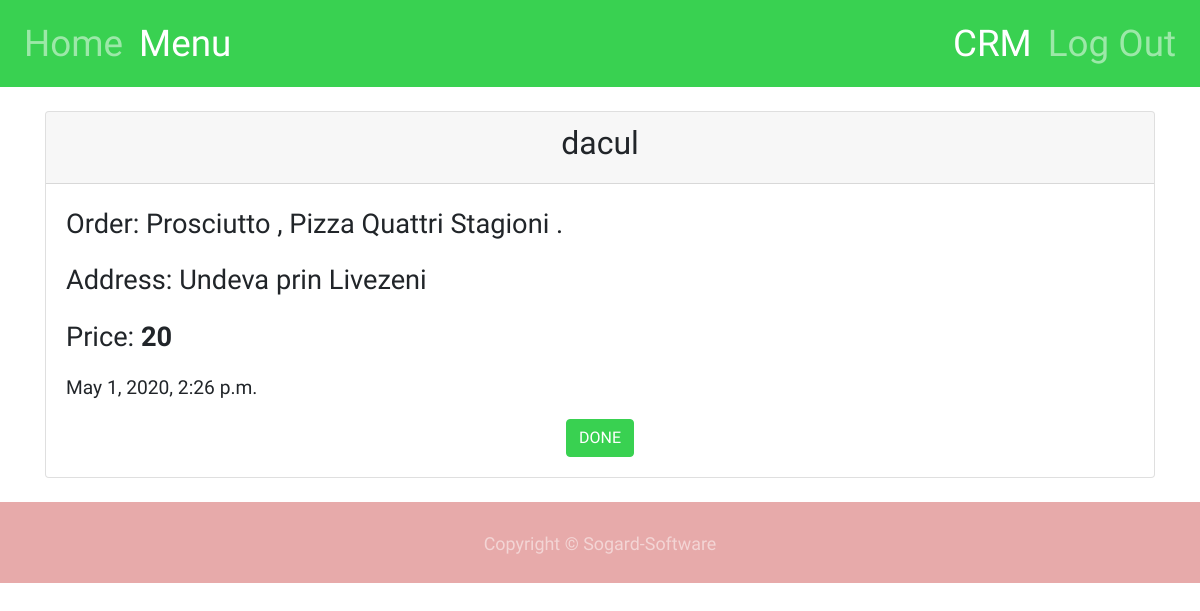
The app's page / (signed in), older data.
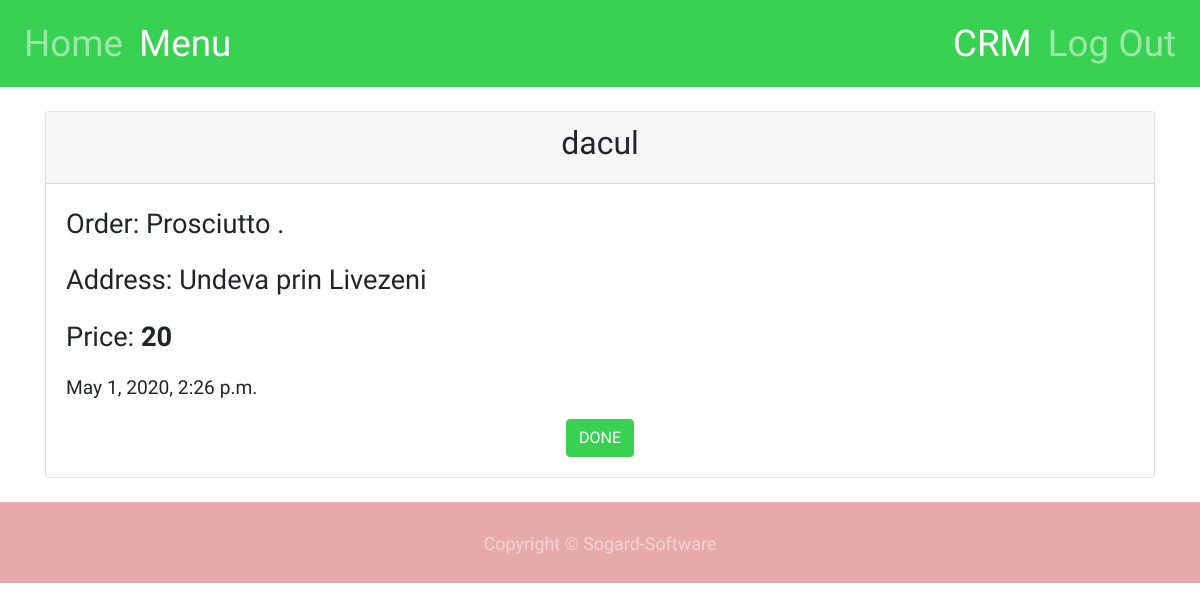
The same page, newer data.
### main/models.py (models this page shows, shortened)
class Orders(models.Model):
    user = models.ForeignKey(User, on_delete=models.CASCADE) # who has ordered the pizza/pizzas
    price = models.IntegerField(default=0) # Price of the orde (make a function or something to calculate this)
    address = models.CharField(max_length=300) # User gives it
    content = models.ManyToManyField(Pizzas) # Self explainatory
    date = models.DateTimeField("Date Ordered", default=timezone.now())
    class Meta:
        verbose_name_plural = "Orders"

class Pizzas(models.Model):
    name = models.CharField(max_length=200)
    description = models.TextField() # Ingredients n stuff
    photo = models.ImageField(upload_to='main/img', default='main/img/pizza.jpg')
    price = models.IntegerField(default=15)
    class Meta:
        verbose_name_plural = "Pizzas"
    def __str__(self):
        return self.name

### main/views.py (the view)
# urls.py: path('', views.homepage, name="homepage"),
def homepage(request):
	if request.user.is_staff:
		orders = Orders.objects.all()
		print(orders[0].content.all())
		context = {"orders":orders, "staff":"yes"}
		return render(request, "main/homepage_staff.html", context)
	else:
		return render(request, "main/homepage.html")

### main/templates/main/homepage_staff.html (shortened to what this page needs)
{% extends "main/base.html" %}
{% load static %}
{% block body %}
<div class="container-sm">
    <br>
    {% for order in orders %}
    <div class="card">
        <div class="card-header" style="text-align: center;">
            <h2>{{ order.user.username }}</h2>
        </div>
        <div class="card-body">
            <p class="card-text" style="font-size: 1.7em;">
                Order:
                {% for pizza_name in order.content.all %}
                    {{pizza_name}}
                    {% if not forloop.last %},
                    {% else %}.
                    {% endif %}
                {% endfor %}
            </p>
            <p class="card-text" style="font-size: 1.7em;">Address: {{ order.address }}</p>
            <p class="card-text" style="font-size: 1.7em;">Price: <span style="font-weight: bold;">{{ order.price }}</span></p>
            <p class="card-text" style="font-size: 1.2em;">{{ order.date }}</p>
            <div class="text-center"><a href="#" class="btn btn-primary text-center">DONE</a></div>
        </div>
    </div>
    <br>
    {% endfor %}
</div>
{% endblock %}

### main/templates/main/base.html (shortened to what this page needs)
{% load static %}
<!DOCTYPE html>
<html>
    <head>
        <link rel="stylesheet" href="{% static 'main/style.css' %}">
    </head>
    <body>
        <div class="container-fullwidth">
            <nav class="navbar navbar-expand-lg navbar-dark static-top" style="background-color: #39D151;">
                <div class="collapse navbar-collapse" id="navbarResponsive">
                    <ul class="navbar-nav">
                        <li class="nav-item">
                            <a class="nav-link" href="/">Home</a>
                        </li>
                        <li class="nav-item active">
                            <a class="nav-link" href="/menu">Menu</a>
                        </li>
                    </ul>
                    <ul class="navbar-nav ml-auto">
                        {% if user.is_authenticated %}
                        {% if staff == "yes" %}
                        <li class="nav-item active"><a class="nav-link" href="/crm">CRM</a></li>
                        {% else %}
                        <li class="nav-item active"><a class="nav-link" href="/basket">Basket</a></li>
                        {% endif %}
                        <li class="nav-item"><a class="nav-link" href="/logout">Log Out</a></li>
                        {% else %}
                        <li class="nav-item"><a class="nav-link" href="/login">Log In</a></li>
                        <li class="nav-item"><a class="nav-link" href="/register">Register</a></li>
                        {% endif %}
                    </ul>
                </div>
            </nav>
        </div>
        {% include 'main/includes/messages.html' %}
        <div class="container-fluid">
            {% block body %}
            {% endblock %}
        </div>
        <footer id="sticky-footer" class="py-4 text-white-50" style="background-color: rgba(185, 12, 12, 0.35); font-size: 1.4em;">
            <div class="container text-center">
              <small>Copyright &copy; Sogard-Software</small>
            </div>
        </footer>
    </body>
</html>

### main/templates/main/includes/messages.html (shortened to what this page needs)
<div class="position-absolute w-100 d-flex flex-column p-4">
</div>

Row changes from the older to the newer data that the page shows:
removed Pizzas: name "Pizza Quattri Stagioni"
computed for Pizzas "Prosciutto": text "," → "."
